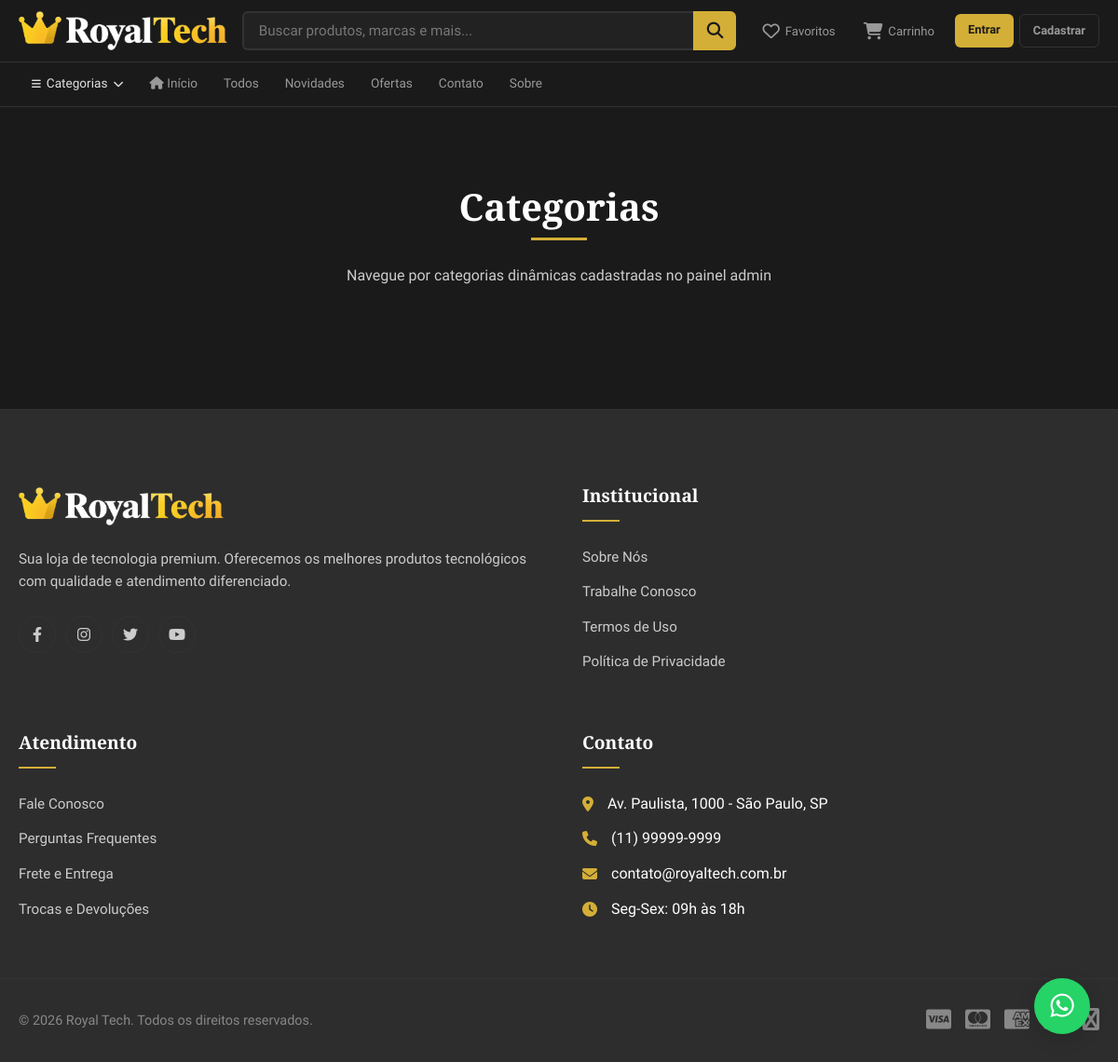
Page /pages/products/categories.php on the earlier database version.
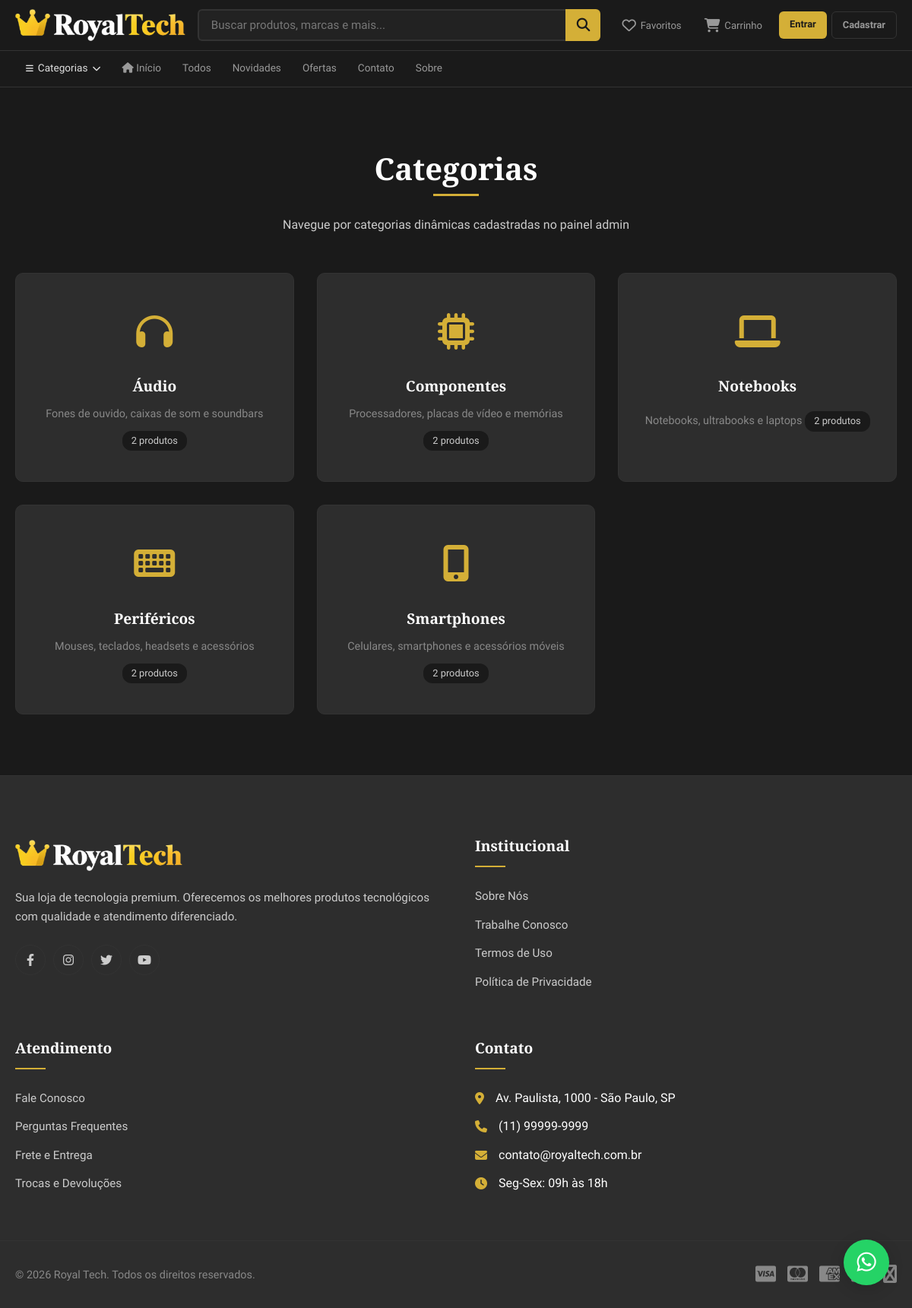
Same page on the later database version.
### tables this page shows
CREATE TABLE IF NOT EXISTS e5_categories (
  id INT PRIMARY KEY AUTO_INCREMENT,
  name VARCHAR(80) NOT NULL UNIQUE,
  slug VARCHAR(100) NOT NULL UNIQUE,
  description TEXT NULL,
  created_at TIMESTAMP DEFAULT CURRENT_TIMESTAMP,
  updated_at TIMESTAMP DEFAULT CURRENT_TIMESTAMP ON UPDATE CURRENT_TIMESTAMP
);

### includes/config.php (called while the page is built, shortened)
<?php
function store_defaults(): array
{
    return [
        'store_name' => 'Royal Tech',
        'store_email' => 'contato@royaltech.com.br',
        'store_phone' => '(11) 99999-9999',
        'store_address' => 'Av. Paulista, 1000 - São Paulo, SP',
        'store_cnpj' => '00.000.000/0001-00',
        'store_currency' => 'BRL',
        'store_description' => 'Sua loja de tecnologia premium com os melhores produtos e atendimento diferenciado.',
        'social_facebook' => '',
        'social_instagram' => '',
        'social_twitter' => '',
        'social_youtube' => '',
        'store_logo' => '',
        'store_favicon' => '',
        'pix_key' => '',
        'boleto_days' => '3',
        'free_shipping_threshold' => '500',
        'vip_spend_threshold' => '2000',
    ];
}
function store_config(?string $key = null)
{
    static $settings = null;
    if ($settings === null) {
        $settings = store_defaults();
        try {
            $rows = $GLOBALS['pdo']->query(
                'SELECT setting_key, setting_value FROM e5_settings'
            )->fetchAll(PDO::FETCH_KEY_PAIR);
        } catch (Throwable $e) {
        }
    }
    return $settings[$key] ?? null;
}
function find_uploaded_site_logo(): string
{
    static $found = false;
    static $cached = '';
    if ($found) {
        return $cached;
    }
    $found = true;
    $dir = dirname(__DIR__) . '/assets/img/site';
    $matches = glob($dir . '/logo-*') ?: [];
    $matches = array_filter($matches, 'is_file');
    rsort($matches, SORT_STRING);
    return $cached = '/' . ltrim(str_replace(dirname(__DIR__), '', $matches[0]), '/\\');
}
function get_site_logo(): string
{
    $path = (string) store_config('store_logo');
    if ($path === '' || preg_match('#^https?://#i', $path)) {
        return $path !== '' ? $path : find_uploaded_site_logo();
    }
    return '/' . ltrim($path, '/');
}

### includes/category_icons.php (called while the page is built)
<?php
$categoryIcons = [
    'notebooks' => 'fa-laptop', 'smartphones' => 'fa-mobile-alt', 'tablets' => 'fa-tablet-alt',
    'perifericos' => 'fa-keyboard', 'audio' => 'fa-headphones', 'games' => 'fa-gamepad',
    'cameras' => 'fa-camera', 'acessorios' => 'fa-headset', 'monitores' => 'fa-tv',
    'wearables' => 'fa-clock', 'rede' => 'fa-wifi', 'cabo' => 'fa-plug',
    'componentes' => 'fa-microchip',
];

### pages/products/categories.php (the view, shortened to what this page needs)
<?php
$base_path = '../../';
include '../../components/header.php';
require_once __DIR__ . '/../../includes/category_icons.php';
$categories = $pdo->query('SELECT c.id, c.name, c.slug, c.description, COUNT(p.id) AS total_products FROM e5_categories c LEFT JOIN e5_products p ON p.category_id = c.id GROUP BY c.id, c.name, c.slug, c.description ORDER BY c.name')->fetchAll();
?>
<section class="section"><div class="container"><div class="section-header"><h2>Categorias</h2><p>Navegue por categorias dinâmicas cadastradas no painel admin</p></div>
<div class="categories-grid">
<?php foreach ($categories as $category): $icon = $categoryIcons[$category['slug']] ?? 'fa-folder'; ?>
  <a href="products.php?category_id=<?php echo (int) $category['id']; ?>" class="category-card">
    <div class="category-icon"><i class="fas <?php echo $icon; ?>"></i></div>
    <h4><?php echo htmlspecialchars($category['name'], ENT_QUOTES, 'UTF-8'); ?></h4>
    <span><?php echo htmlspecialchars($category['description'] ?: 'Sem descrição cadastrada.', ENT_QUOTES, 'UTF-8'); ?></span>
    <div class="category-count"><?php echo (int) $category['total_products']; ?> produtos</div>
  </a>
<?php endforeach; ?>
</div></div></section>
<?php include '../../components/footer.php'; ?>

### components/header.php (shortened to what this page needs)
<?php
$isLoggedIn = isset($_SESSION['user_id']);
$isAdmin = $isLoggedIn && (($_SESSION['user_role'] ?? '') === 'admin');
$basePath = $base_path ?? '';
require_once dirname(__DIR__) . '/includes/config.php';
$socialLinks = [
    'facebook' => store_config('social_facebook') ?: '#',
    'instagram' => store_config('social_instagram') ?: '#',
    'twitter' => store_config('social_twitter') ?: '#',
    'youtube' => store_config('social_youtube') ?: '#',
];
require_once dirname(__DIR__) . '/includes/category_icons.php';
$assetVersion = ASSET_VERSION;
?>
<!DOCTYPE html>
<html lang="pt-BR">
<head>
    <link rel="stylesheet" href="<?php echo $basePath; ?>assets/css/style.css?v=<?php echo $assetVersion; ?>">
    <link rel="stylesheet" href="<?php echo $basePath; ?>assets/css/admin.css?v=<?php echo $assetVersion; ?>">
    <link rel="stylesheet" href="<?php echo $basePath; ?>assets/css/mercadolivre-style.css?v=<?php echo $assetVersion; ?>">
    <link rel="stylesheet" href="<?php echo $basePath; ?>assets/css/auth.css?v=<?php echo $assetVersion; ?>">
    <link rel="stylesheet" href="https://cdnjs.cloudflare.com/ajax/libs/font-awesome/6.4.0/css/all.min.css">
</head>
<body class="ml-layout-active" data-logged-in="<?php echo $isLoggedIn ? '1' : '0'; ?>" data-base-path="<?php echo htmlspecialchars($basePath, ENT_QUOTES, 'UTF-8'); ?>">
<header class="ml-header">
    <div class="ml-header-main">
        <?php $siteLogo = get_site_logo(); ?>
        <div class="ml-logo">
            <a href="<?php echo $basePath; ?>index.php" title="<?php echo htmlspecialchars(store_config('store_name') ?: 'Royal Tech', ENT_QUOTES, 'UTF-8'); ?>">
                <?php if ($siteLogo !== ''): ?>
                <img src="<?php echo htmlspecialchars($basePath . ltrim($siteLogo, '/'), ENT_QUOTES, 'UTF-8'); ?>" class="ml-logo-img" alt="<?php echo htmlspecialchars(store_config('store_name') ?: 'Royal Tech', ENT_QUOTES, 'UTF-8'); ?>">
                <?php else: ?>
                <span class="ml-logo-icon"><i class="fas fa-crown"></i></span>
                <span class="ml-logo-text">Royal<span>Tech</span></span>
                <?php endif; ?>
            </a>
        </div>
        <div class="ml-search">
            <form class="ml-search-form" onsubmit="return false;">
                <input type="text" class="ml-search-input" placeholder="Buscar produtos, marcas e mais..." id="ml-search-input" autocomplete="off">
                <button type="button" class="ml-search-btn" id="ml-search-btn" aria-label="Buscar">
                    <i class="fas fa-search"></i>
                </button>
            </form>
        </div>
        <div class="ml-header-actions">
            <a href="<?php echo $basePath; ?>pages/wishlist/wishlist.php" class="ml-header-action ml-wishlist-link" title="Favoritos">
                <i class="far fa-heart"></i>
                <span class="ml-header-action-text">Favoritos</span>
            </a>
            <a href="<?php echo $basePath; ?>pages/cart/cart.php" class="ml-header-action ml-cart-link" title="Carrinho">
                <i class="fas fa-shopping-cart"></i>
                <span class="ml-header-action-text">Carrinho</span>
            </a>
            <?php if ($isLoggedIn): ?>
                <?php if ($isAdmin): ?>
                <a href="<?php echo $basePath; ?>pages/admin/index.php" class="ml-header-action ml-admin-link" title="Painel Administrativo">
                    <i class="fas fa-crown"></i>
                    <span class="ml-header-action-text">Painel Admin</span>
                </a>
                <?php endif; ?>
                <a href="<?php echo $basePath; ?>pages/auth/profile.php" class="ml-header-action" title="Minha Conta">
                    <i class="far fa-user"></i>
                    <span class="ml-header-action-text">Minha Conta</span>
                </a>
                <a href="<?php echo $basePath; ?>pages/auth/logout.php" class="ml-header-action" title="Sair">
                    <i class="fas fa-sign-out-alt"></i>
                    <span class="ml-header-action-text">Sair</span>
                </a>
            <?php else: ?>
                <div class="ml-auth-btns">
                    <a href="<?php echo $basePath; ?>pages/auth/login.php" class="ml-auth-btn ml-auth-btn-primary">Entrar</a>
                    <a href="<?php echo $basePath; ?>pages/auth/register.php" class="ml-auth-btn ml-auth-btn-secondary">Cadastrar</a>
                </div>
            <?php endif; ?>
        </div>
    </div>
</header>
<nav class="ml-category-bar" id="ml-category-bar">
        <div class="ml-category-bar-inner">
            <div class="ml-cat-trigger" id="ml-cat-trigger">
                <i class="fas fa-bars"></i>
                <span>Categorias</span>
                <i class="fas fa-chevron-down"></i>
            </div>
            <div class="ml-cat-links-scroll">
                <a href="<?php echo $basePath; ?>index.php" class="ml-cat-link"><i class="fas fa-home"></i> Início</a>
                <a href="<?php echo $basePath; ?>pages/products/products.php" class="ml-cat-link">Todos</a>
                <a href="<?php echo $basePath; ?>pages/products/products.php?sort=newest" class="ml-cat-link">Novidades</a>
                <a href="<?php echo $basePath; ?>pages/products/products.php?offers=1" class="ml-cat-link">Ofertas</a>
                <a href="<?php echo $basePath; ?>pages/products/contact.php" class="ml-cat-link">Contato</a>
                <a href="<?php echo $basePath; ?>pages/products/about.php" class="ml-cat-link">Sobre</a>
            </div>
        </div>
</nav>

### components/footer.php (shortened to what this page needs)
<?php
require_once dirname(__DIR__) . '/includes/config.php';
$siteLogo = get_site_logo();
?>
    <footer class="main-footer">
        <div class="footer-top">
            <div class="container">
                <div class="footer-grid">
                    <div class="footer-col">
                        <div class="footer-logo">
                            <?php if ($siteLogo !== ''): ?>
                            <img src="<?php echo htmlspecialchars(($base_path ?? '') . ltrim($siteLogo, '/'), ENT_QUOTES, 'UTF-8'); ?>" class="footer-logo-img" alt="<?php echo htmlspecialchars(store_config('store_name') ?: 'Royal Tech', ENT_QUOTES, 'UTF-8'); ?>">
                            <?php else: ?>
                            <span class="logo-icon"><i class="fas fa-crown"></i></span>
                            <span class="logo-text">Royal<span>Tech</span></span>
                            <?php endif; ?>
                        </div>
                        <p class="footer-desc">Sua loja de tecnologia premium. Oferecemos os melhores produtos tecnológicos com qualidade e atendimento diferenciado.</p>
                        <div class="footer-social">
                            <a href="<?php echo htmlspecialchars($socialLinks['facebook'] ?? '#', ENT_QUOTES, 'UTF-8'); ?>"><i class="fab fa-facebook-f"></i></a>
                            <a href="<?php echo htmlspecialchars($socialLinks['instagram'] ?? '#', ENT_QUOTES, 'UTF-8'); ?>"><i class="fab fa-instagram"></i></a>
                            <a href="<?php echo htmlspecialchars($socialLinks['twitter'] ?? '#', ENT_QUOTES, 'UTF-8'); ?>"><i class="fab fa-twitter"></i></a>
                            <a href="<?php echo htmlspecialchars($socialLinks['youtube'] ?? '#', ENT_QUOTES, 'UTF-8'); ?>"><i class="fab fa-youtube"></i></a>
                        </div>
                    </div>
                    <div class="footer-col">
                        <h4>Institucional</h4>
                        <ul>
                            <li><a href="<?php echo $base_path ?? ''; ?>pages/products/about.php">Sobre Nós</a></li>
                            <li><a href="#">Trabalhe Conosco</a></li>
                            <li><a href="#">Termos de Uso</a></li>
                            <li><a href="#">Política de Privacidade</a></li>
                        </ul>
                    </div>
                    <div class="footer-col">
                        <h4>Atendimento</h4>
                        <ul>
                            <li><a href="<?php echo $base_path ?? ''; ?>pages/products/contact.php">Fale Conosco</a></li>
                            <li><a href="#">Perguntas Frequentes</a></li>
                            <li><a href="#">Frete e Entrega</a></li>
                            <li><a href="#">Trocas e Devoluções</a></li>
                        </ul>
                    </div>
                    <div class="footer-col">
                        <h4>Contato</h4>
                        <ul class="contact-info">
                            <li><i class="fas fa-map-marker-alt"></i> <?php echo htmlspecialchars(store_config('store_address'), ENT_QUOTES, 'UTF-8'); ?></li>
                            <li><i class="fas fa-phone"></i> <?php echo htmlspecialchars(store_config('store_phone'), ENT_QUOTES, 'UTF-8'); ?></li>
                            <li><i class="fas fa-envelope"></i> <?php echo htmlspecialchars(store_config('store_email'), ENT_QUOTES, 'UTF-8'); ?></li>
                            <li><i class="fas fa-clock"></i> Seg-Sex: 09h às 18h</li>
                        </ul>
                    </div>
                </div>
            </div>
        </div>
        <div class="footer-bottom">
            <div class="container">
                <div class="footer-bottom-content">
                    <p>&copy; 2026 Royal Tech. Todos os direitos reservados.</p>
                    <div class="payment-methods">
                        <span><i class="fab fa-cc-visa"></i></span>
                        <span><i class="fab fa-cc-mastercard"></i></span>
                        <span><i class="fab fa-cc-amex"></i></span>
                        <span><i class="fab fa-cc-paypal"></i></span>
                        <span><i class="fab fa fa-barcode"></i></span>
                    </div>
                </div>
            </div>
        </div>
    </footer>
    <a href="https://wa.me/5511999999999" class="whatsapp-float" target="_blank">
        <i class="fab fa-whatsapp"></i>
    </a>
    <link rel="stylesheet" href="<?php echo $base_path ?? ''; ?>assets/css/theme-extras.css?v=<?php echo ASSET_VERSION; ?>">
</body>
</html>

Differences in the rows shown:
added e5_categories: name "Áudio", description "Fones de ouvido, caixas de som e soundbars", total_products "2"
added e5_categories: name "Componentes", description "Processadores, placas de vídeo e memórias", total_products "2"
added e5_categories: name "Notebooks", description "Notebooks, ultrabooks e laptops", total_products "2"
added e5_categories: name "Periféricos", description "Mouses, teclados, headsets e acessórios", total_products "2"
added e5_categories: name "Smartphones", description "Celulares, smartphones e acessórios móveis", total_products "2"
